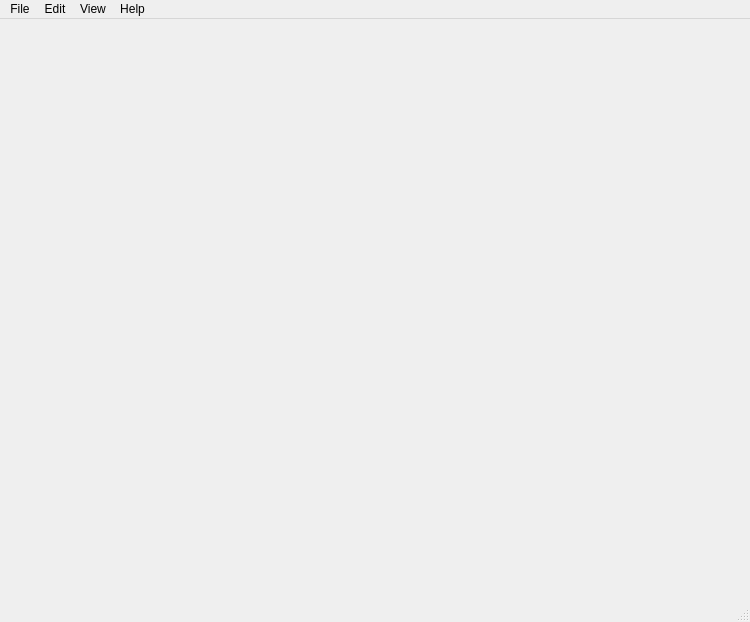
<?xml version="1.0" encoding="UTF-8"?>
<ui version="4.0">
 <class>CairnSmithClass</class>
 <widget class="QMainWindow" name="CairnSmithClass">
  <property name="geometry">
   <rect>
    <x>0</x>
    <y>0</y>
    <width>750</width>
    <height>622</height>
   </rect>
  </property>
  <property name="minimumSize">
   <size>
    <width>700</width>
    <height>500</height>
   </size>
  </property>
  <property name="windowTitle">
   <string>CairnSmith</string>
  </property>
  <property name="windowIcon">
   <iconset>
    <normaloff>Resources/CS.png</normaloff>Resources/CS.png</iconset>
  </property>
  <widget class="QWidget" name="centralWidget">
   <layout class="QGridLayout" name="gridLayout">
    <property name="bottomMargin">
     <number>0</number>
    </property>
    <property name="spacing">
     <number>0</number>
    </property>
   </layout>
  </widget>
  <widget class="QMenuBar" name="menuBar">
   <property name="geometry">
    <rect>
     <x>0</x>
     <y>0</y>
     <width>750</width>
     <height>21</height>
    </rect>
   </property>
   <widget class="QMenu" name="menuFile">
    <property name="title">
     <string>File</string>
    </property>
    <addaction name="actionNew"/>
    <addaction name="actionOpen"/>
    <addaction name="separator"/>
    <addaction name="actionExit"/>
   </widget>
   <widget class="QMenu" name="menuEdit">
    <property name="title">
     <string>Edit</string>
    </property>
    <addaction name="actionCut"/>
    <addaction name="actionCopy"/>
    <addaction name="actionPaste"/>
   </widget>
   <widget class="QMenu" name="menuView">
    <property name="title">
     <string>View</string>
    </property>
    <addaction name="actionPan"/>
    <addaction name="actionZoom_In"/>
    <addaction name="actionZoom_Out"/>
    <addaction name="actionRotate"/>
    <addaction name="actionFit"/>
   </widget>
   <widget class="QMenu" name="menuHelp">
    <property name="title">
     <string>Help</string>
    </property>
    <addaction name="actionAbout"/>
    <addaction name="actionManual"/>
    <addaction name="separator"/>
   </widget>
   <addaction name="menuFile"/>
   <addaction name="menuEdit"/>
   <addaction name="menuView"/>
   <addaction name="menuHelp"/>
  </widget>
  <widget class="QStatusBar" name="statusBar"/>
  <action name="actionNew">
   <property name="icon">
    <iconset>
     <normaloff>Resources/new.png</normaloff>Resources/new.png</iconset>
   </property>
   <property name="text">
    <string>New</string>
   </property>
  </action>
  <action name="actionOpen">
   <property name="icon">
    <iconset>
     <normaloff>Resources/open.png</normaloff>Resources/open.png</iconset>
   </property>
   <property name="text">
    <string>Open</string>
   </property>
  </action>
  <action name="actionExit">
   <property name="text">
    <string>Exit</string>
   </property>
  </action>
  <action name="actionCut">
   <property name="icon">
    <iconset>
     <normaloff>Resources/cut.png</normaloff>Resources/cut.png</iconset>
   </property>
   <property name="text">
    <string>Cut</string>
   </property>
  </action>
  <action name="actionCopy">
   <property name="icon">
    <iconset>
     <normaloff>Resources/copy.png</normaloff>Resources/copy.png</iconset>
   </property>
   <property name="text">
    <string>Copy</string>
   </property>
  </action>
  <action name="actionPaste">
   <property name="icon">
    <iconset>
     <normaloff>Resources/paste.png</normaloff>Resources/paste.png</iconset>
   </property>
   <property name="text">
    <string>Paste</string>
   </property>
  </action>
  <action name="actionPan">
   <property name="icon">
    <iconset>
     <normaloff>Resources/pan.png</normaloff>Resources/pan.png</iconset>
   </property>
   <property name="text">
    <string>Pan</string>
   </property>
  </action>
  <action name="actionZoom_In">
   <property name="icon">
    <iconset>
     <normaloff>Resources/zoomIn.png</normaloff>Resources/zoomIn.png</iconset>
   </property>
   <property name="text">
    <string>Zoom In</string>
   </property>
  </action>
  <action name="actionZoom_Out">
   <property name="icon">
    <iconset>
     <normaloff>Resources/zoomOut.png</normaloff>Resources/zoomOut.png</iconset>
   </property>
   <property name="text">
    <string>Zoom Out</string>
   </property>
  </action>
  <action name="actionRotate">
   <property name="icon">
    <iconset>
     <normaloff>Resources/rotate.png</normaloff>Resources/rotate.png</iconset>
   </property>
   <property name="text">
    <string>Rotate</string>
   </property>
  </action>
  <action name="actionFit">
   <property name="icon">
    <iconset>
     <normaloff>Resources/fit.png</normaloff>Resources/fit.png</iconset>
   </property>
   <property name="text">
    <string>Fit</string>
   </property>
  </action>
  <action name="actionAbout">
   <property name="icon">
    <iconset>
     <normaloff>Resources/about.png</normaloff>Resources/about.png</iconset>
   </property>
   <property name="text">
    <string>About</string>
   </property>
  </action>
  <action name="actionManual">
   <property name="icon">
    <iconset>
     <normaloff>Resources/manual.png</normaloff>Resources/manual.png</iconset>
   </property>
   <property name="text">
    <string>Manual</string>
   </property>
  </action>
 </widget>
 <layoutdefault spacing="6" margin="11"/>
 <resources>
  <include location="cairnsmith.qrc"/>
 </resources>
 <connections>
  <connection>
   <sender>actionExit</sender>
   <signal>triggered()</signal>
   <receiver>CairnSmithClass</receiver>
   <slot>close()</slot>
   <hints>
    <hint type="sourcelabel">
     <x>-1</x>
     <y>-1</y>
    </hint>
    <hint type="destinationlabel">
     <x>561</x>
     <y>449</y>
    </hint>
   </hints>
  </connection>
 </connections>
 <slots>
  <slot>openProjectFile()</slot>
  <slot>NewProjectFile()</slot>
  <slot>DeleteProjectFile()</slot>
  <slot>RecoverLast()</slot>
 </slots>
</ui>
